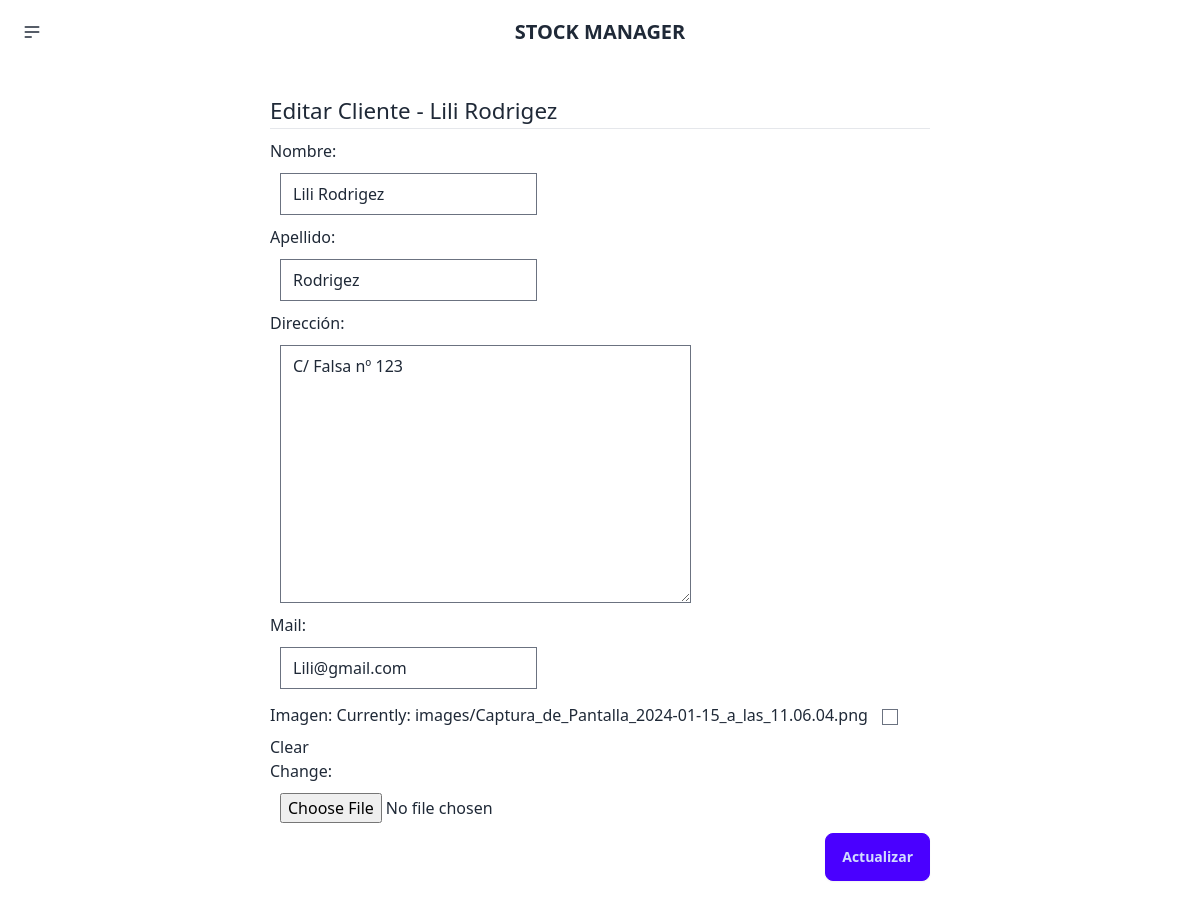
The app's page /stockmanager/cliente/9 with its own data.
### stockmanager/models.py (models this page shows, shortened)
class Clientes(models.Model):
    ClienteID = models.AutoField(primary_key=True)
    Imagen = models.ImageField(null=True, blank=True, upload_to="images/")
    Nombre = models.CharField(max_length=255)
    Apellido = models.CharField(max_length=255)
    CorreoElectronico = models.CharField(max_length=255)
    Direccion = models.TextField()

### stockmanager/views.py (the view)
# urls.py: path('cliente/<int:ClienteID>', views.client_get, name='client_get'),
def client_get(response, ClienteID):
    client = get_object_or_404(Clientes, pk=ClienteID)
    if response.method == 'GET':
        form = new_client(instance=client)
        return render(response, 'clientes/edit.html', {
            'client': client,
            'form': form
        })
    else:
        form = new_client(response.POST, response.FILES, instance=client)
        form.save()
        return redirect('clients_index')

### stockmanager/forms.py
class new_client(forms.ModelForm):
    class Meta:
        model = Clientes
        fields = ['Nombre', 'Apellido', 'Direccion', 'CorreoElectronico', 'Imagen']
    Nombre = forms.CharField(label='Nombre:', max_length=200)
    Apellido = forms.CharField(label='Apellido:', max_length=200)
    Direccion = forms.CharField(widget=forms.Textarea(attrs={'class': 'descripcion-form'}), label="Dirección:", required=False)
    CorreoElectronico = forms.EmailField(label='Mail:')
    Imagen = forms.ImageField(required=False)

### stockmanager/templates/clientes/edit.html (shortened to what this page needs)
{% extends 'layouts/base.html' %}
{% block content %}
<section class="form-section">
    <form method="POST" action="" enctype="multipart/form-data">
        <h1 class="titulo-form"> Editar Cliente - {{client.Nombre}}</h1> <hr>
        {{form}}
        <button class="btn btn-primary">Actualizar</button>
    </form>
</section>
{% endblock %}

### stockmanager/static/styles/main.css (style rules this page uses)
body { background-color: white; overflow-x: hidden; }
.form-section { width: 60vw; margin: auto; padding: 30px; }
.form-section form { display: flex; flex-direction: column; }
.form-section form button { align-self: flex-end; }
.titulo-form { font-size: 1.4rem; }
hr { margin-bottom: 10px !important; }
form input { margin: 10px; display: block; }
.descripcion-form { margin: 10px; display: block; }

### records on screen
Clientes: Nombre "Lili Rodrigez", Apellido "Rodrigez", Direccion "C/ Falsa nº 123", CorreoElectronico "Lili@gmail.com"
